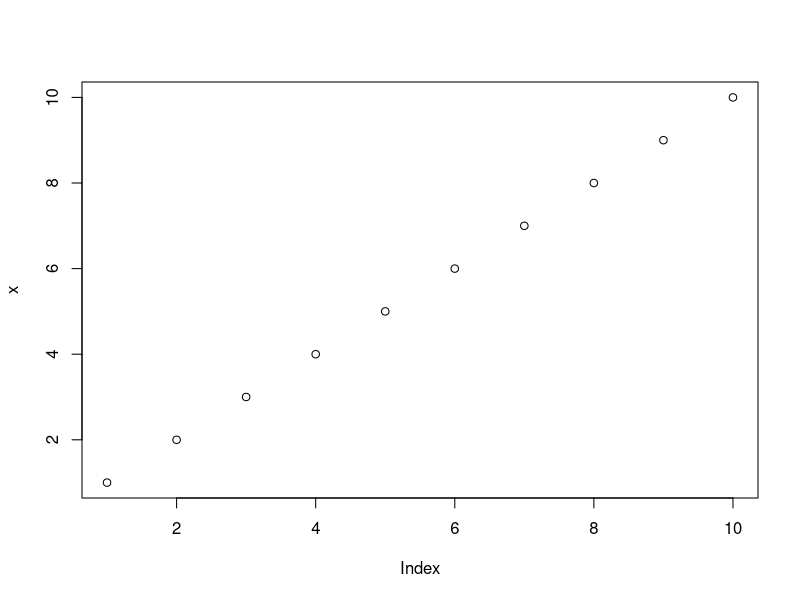

Write R code to recreate this figure.
print("Hello R")
5+6
sum<-56+78
print(sum)
demo<-"hello R programming"
print(demo)

demo1<-2+3; demo2<-5+6
cat(demo1, demo2)
cat(demo1 + demo2)
sessionInfo()
x<-1:10
plot(x)
?plot(x)

a = 10
A = 10
